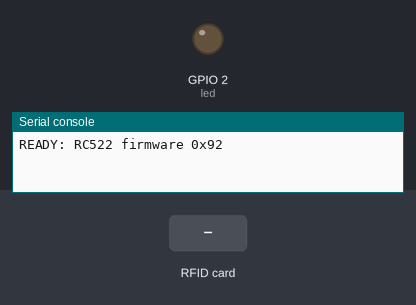
Recording of a program running on a simulated ESP32 board running MicroPython. Parts: output pins drawn as LEDs (lit = HIGH), the last lines printed to the serial console. The inputs (shaded band) are chosen by the test bench. The interpreter's speed is modelled, so counts of loop turns are approximate; library files of the repository ran but are not shown: mfrc522.py; pins used as bus, display or sensor lines are not drawn.

Above: at 1.3 s.
1.4 s: RFID card 5E 7A 19 C4 held to the reader
At 1.53 s:
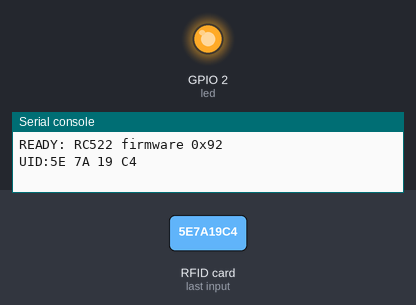
Timing chart, 0 to 4.4 s (numbered marks = the images above; inputs shaded):
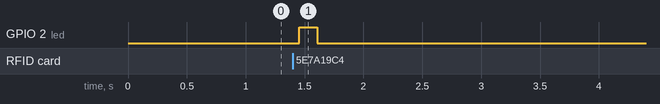

Measured:
- after the input at 1.4 s, GPIO 2 (led): LOW → HIGH after 0.06 s, → LOW 0.15 s later

The program:

main.py
```python
# Runs on the ESP32 at boot. Prints "UID:XX XX XX XX" for each card tap.
# Wiring: SDA->5  SCK->18  MOSI->23  MISO->19  RST->22  3.3V->3V3  GND->GND
import time
from machine import Pin, SPI
from mfrc522 import MFRC522

led = Pin(2, Pin.OUT, value=0)
spi = SPI(2, baudrate=1000000, polarity=0, phase=0,
          sck=Pin(18), mosi=Pin(23), miso=Pin(19))

while True:
    rdr = MFRC522(spi, cs=5, rst=22)
    v = rdr.version()
    if v not in (0x00, 0xFF):
        print("READY: RC522 firmware 0x%02X" % v)
        break
    print("ERROR: RC522 not found - check wiring")
    time.sleep(3)

last_uid = None
last_seen = 0

while True:
    uid = rdr.read_uid()
    now = time.ticks_ms()
    if uid:
        # holding a card on the reader counts as one tap
        if uid != last_uid or time.ticks_diff(now, last_seen) > 1500:
            print("UID:" + uid)
            led.value(1)
            time.sleep_ms(150)
            led.value(0)
        last_uid = uid
        last_seen = time.ticks_ms()
    time.sleep_ms(50)
```
